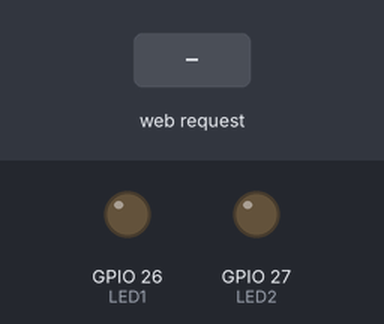
Simulated run of this sketch. Board: ESP32. Shown: output pins drawn as LEDs (lit = HIGH). The inputs (shaded band) are chosen by the test bench. WiFi joins after 1.5 s; servers stay silent unless stated; what the sketch prints to the serial monitor is not drawn.

Above: at 2.3 s.
2.4 s: HTTP request GET /H received
At 3.3 s:
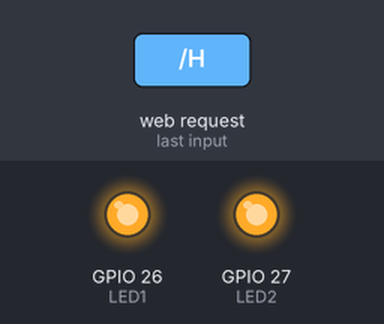
3.9 s: HTTP request GET /L received
At 4.5 s:
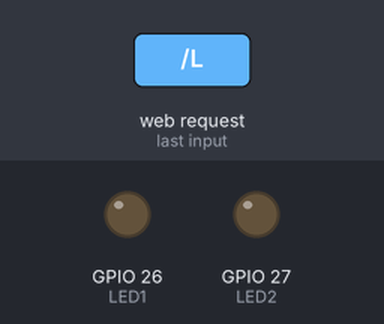
Timing chart, 0 to 6.9 s (numbered marks = the images above; inputs shaded):
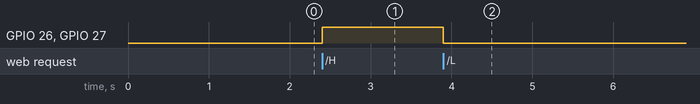

Measured:
- after the input at 2.4 s, GPIO 26 (LED1), GPIO 27 (LED2): LOW → HIGH at once
- after the input at 3.9 s, GPIO 26 (LED1), GPIO 27 (LED2): HIGH → LOW at once

The sketch:

Part07_T2.ino
```cpp
#include <WiFi.h>

static const BaseType_t coreOne = 0;
static const BaseType_t coreTwo = 1;

int LED1 = 26;
int LED2 = 27;

const char* ssid     = "EN20390600";
const char* password = "rtos123";

WiFiServer server(80);

void Task1(void *pvParameters) {
  Serial.println();
  Serial.print("Connecting to ");
  Serial.println(ssid);

  WiFi.begin(ssid, password);

  while (WiFi.status() != WL_CONNECTED) {
      delay(500);
      Serial.print(".");
  }
  Serial.println("");
  Serial.println("WiFi connected.");
  Serial.println("IP address: ");
  Serial.println(WiFi.localIP());
  server.begin();
  // start Task 2 in Task 1
  xTaskCreatePinnedToCore(Task2, "Task Start webserver", 4000, NULL, 1, NULL, coreTwo);

}

void Task2(void *pvParameters) {
  while(1) {
    WiFiClient client = server.available();

    if (client) {
      Serial.println("New Client.");
      String currentLine = "";

      while (client.connected()) {

        if (client.available()) {
          char c = client.read();
          Serial.write(c);

          if (c == '\n') {
            if (currentLine.length() == 0) {
              client.println("HTTP/1.1 200 OK");
              client.println("Content-type:text/html");
              client.println();

              client.print("Click <a href=\"/H\">here</a> to turn the LEDs on.<br>");
              client.print("Click <a href=\"/L\">here</a> to turn the LEDs off.<br>");

              client.println();
              break;

            } else {
              currentLine = "";
            }

          } else if (c != '\r') {
            currentLine += c;
          }

          if (currentLine.endsWith("GET /H")) {
            digitalWrite(LED1, HIGH);
            digitalWrite(LED2, HIGH);
          }

          if (currentLine.endsWith("GET /L")) {
            digitalWrite(LED1, LOW);
            digitalWrite(LED2, LOW);
          }
        }
      }

      client.stop();
      Serial.println("Client Disconnected.");
    }
  }
}

void setup() {
  Serial.begin(115200);

  pinMode(LED1, OUTPUT);
  pinMode(LED2, OUTPUT);

  xTaskCreatePinnedToCore(Task1, "WiFiConnect", 4000, NULL, 1, NULL, coreOne);

}

void loop() {}
```
